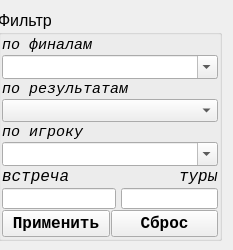
      <widget class="QWidget" name="tab_3">
       <attribute name="title">
        <string>фин</string>
       </attribute>
       <widget class="QGroupBox" name="groupBox_filter_group_3">
        <property name="geometry">
         <rect>
          <x>-2</x>
          <y>10</y>
          <width>224</width>
          <height>231</height>
         </rect>
        </property>
        <property name="font">
         <font>
          <pointsize>12</pointsize>
          <weight>50</weight>
          <bold>false</bold>
         </font>
        </property>
        <property name="title">
         <string>Фильтр</string>
        </property>
        <layout class="QVBoxLayout" name="verticalLayout_32">
         <property name="spacing">
          <number>1</number>
         </property>
         <property name="leftMargin">
          <number>1</number>
         </property>
         <property name="topMargin">
          <number>1</number>
         </property>
         <property name="rightMargin">
          <number>1</number>
         </property>
         <property name="bottomMargin">
          <number>1</number>
         </property>
         <item>
          <layout class="QVBoxLayout" name="verticalLayout_36">
           <property name="spacing">
            <number>1</number>
           </property>
           <item>
            <widget class="QLabel" name="label_38">
             <property name="font">
              <font>
               <family>Courier New</family>
               <pointsize>11</pointsize>
               <italic>true</italic>
              </font>
             </property>
             <property name="text">
              <string>по финалам</string>
             </property>
            </widget>
           </item>
           <item>
            <widget class="QComboBox" name="comboBox_filter_final">
             <property name="editable">
              <bool>true</bool>
             </property>
            </widget>
           </item>
          </layout>
         </item>
         <item>
          <layout class="QVBoxLayout" name="verticalLayout_38">
           <property name="spacing">
            <number>1</number>
           </property>
           <item>
            <widget class="QLabel" name="label_40">
             <property name="font">
              <font>
               <family>Courier New</family>
               <pointsize>11</pointsize>
               <italic>true</italic>
              </font>
             </property>
             <property name="text">
              <string>по результатам</string>
             </property>
            </widget>
           </item>
           <item>
            <widget class="QComboBox" name="comboBox_filter_played_fin"/>
           </item>
          </layout>
         </item>
         <item>
          <layout class="QVBoxLayout" name="verticalLayout_39">
           <property name="spacing">
            <number>1</number>
           </property>
           <item>
            <widget class="QLabel" name="label_41">
             <property name="font">
              <font>
               <family>Courier New</family>
               <pointsize>11</pointsize>
               <italic>true</italic>
              </font>
             </property>
             <property name="text">
              <string>по игроку</string>
             </property>
            </widget>
           </item>
           <item>
            <widget class="QComboBox" name="comboBox_find_name_fin">
             <property name="font">
              <font>
               <pointsize>12</pointsize>
              </font>
             </property>
             <property name="editable">
              <bool>true</bool>
             </property>
            </widget>
           </item>
          </layout>
         </item>
         <item>
          <layout class="QVBoxLayout" name="verticalLayout_40">
           <property name="spacing">
            <number>1</number>
           </property>
           <item>
            <layout class="QHBoxLayout" name="horizontalLayout_29">
             <item>
              <widget class="QLabel" name="label_44">
               <property name="sizePolicy">
                <sizepolicy hsizetype="Minimum" vsizetype="Preferred">
                 <horstretch>0</horstretch>
                 <verstretch>0</verstretch>
                </sizepolicy>
               </property>
               <property name="font">
                <font>
                 <family>Courier New</family>
                 <pointsize>12</pointsize>
                 <italic>true</italic>
                </font>
               </property>
               <property name="text">
                <string>&lt;html&gt;&lt;head/&gt;&lt;body&gt;&lt;p&gt;встреча&lt;/p&gt;&lt;/body&gt;&lt;/html&gt;</string>
               </property>
              </widget>
             </item>
             <item>
              <spacer name="horizontalSpacer_10">
               <property name="orientation">
                <enum>Qt::Horizontal</enum>
               </property>
               <property name="sizeHint" stdset="0">
                <size>
                 <width>40</width>
                 <height>20</height>
                </size>
               </property>
              </spacer>
             </item>
             <item>
              <widget class="QLabel" name="label_61">
               <property name="sizePolicy">
                <sizepolicy hsizetype="Minimum" vsizetype="Preferred">
                 <horstretch>0</horstretch>
                 <verstretch>0</verstretch>
                </sizepolicy>
               </property>
               <property name="font">
                <font>
                 <family>Courier New</family>
                 <pointsize>12</pointsize>
                 <italic>true</italic>
                </font>
               </property>
               <property name="text">
                <string>&lt;html&gt;&lt;head/&gt;&lt;body&gt;&lt;p&gt;туры&lt;/p&gt;&lt;/body&gt;&lt;/html&gt;</string>
               </property>
              </widget>
             </item>
            </layout>
           </item>
           <item>
            <layout class="QHBoxLayout" name="horizontalLayout_30">
             <property name="spacing">
              <number>5</number>
             </property>
             <item>
              <widget class="QLineEdit" name="lineEdit_num_game_fin">
               <property name="sizePolicy">
                <sizepolicy hsizetype="Preferred" vsizetype="Fixed">
                 <horstretch>0</horstretch>
                 <verstretch>0</verstretch>
                </sizepolicy>
               </property>
               <property name="font">
                <font>
                 <weight>75</weight>
                 <bold>true</bold>
                </font>
               </property>
               <property name="alignment">
                <set>Qt::AlignCenter</set>
               </property>
              </widget>
             </item>
             <item>
              <spacer name="horizontalSpacer_11">
               <property name="orientation">
                <enum>Qt::Horizontal</enum>
               </property>
               <property name="sizeHint" stdset="0">
                <size>
                 <width>40</width>
                 <height>20</height>
                </size>
               </property>
              </spacer>
             </item>
             <item>
              <widget class="QLineEdit" name="lineEdit_tour">
               <property name="sizePolicy">
                <sizepolicy hsizetype="Preferred" vsizetype="Fixed">
                 <horstretch>0</horstretch>
                 <verstretch>0</verstretch>
                </sizepolicy>
               </property>
               <property name="alignment">
                <set>Qt::AlignCenter</set>
               </property>
              </widget>
             </item>
            </layout>
           </item>
          </layout>
         </item>
         <item>
          <layout class="QHBoxLayout" name="horizontalLayout_31">
           <property name="spacing">
            <number>1</number>
           </property>
           <item>
            <widget class="QPushButton" name="Button_filter_fin">
             <property name="font">
              <font>
               <family>Courier New</family>
               <pointsize>12</pointsize>
               <weight>75</weight>
               <bold>true</bold>
              </font>
             </property>
             <property name="text">
              <string>Применить</string>
             </property>
            </widget>
           </item>
           <item>
            <widget class="QPushButton" name="Button_reset_filter_fin">
             <property name="font">
              <font>
               <family>Courier New</family>
               <pointsize>12</pointsize>
               <weight>75</weight>
               <bold>true</bold>
              </font>
             </property>
             <property name="text">
              <string>Сброс</string>
             </property>
            </widget>
           </item>
          </layout>
         </item>
        </layout>
       </widget>
      </widget>
